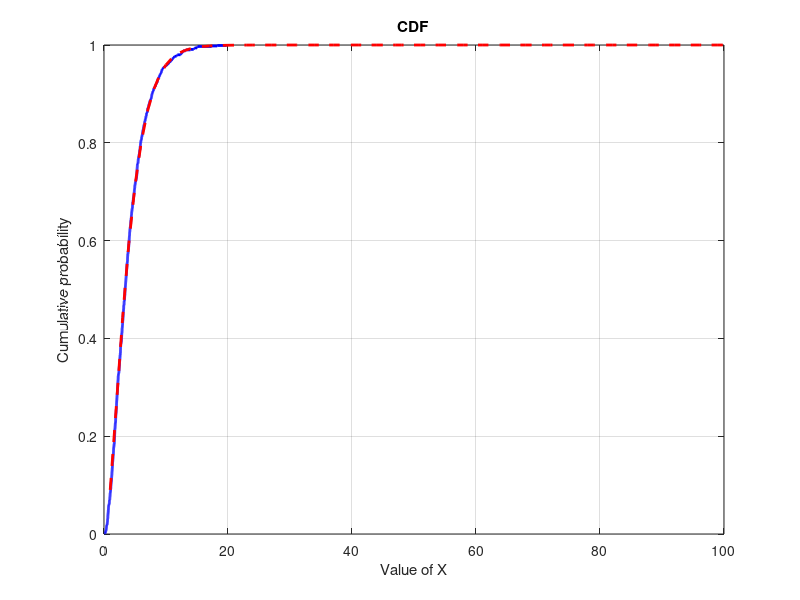

Write the MATLAB code that produced this figure.
clear;
samnum=1000; %sample number 
for i=1:samnum %generating samples
    x(i)=randn()^2+randn()^2+randn()^2+randn()^2;
end
x=sort(x);
stairs(x,1/samnum:1/samnum:1,'b','linewidth',2);
hold on;
grid on;
cdf=[];
for i=1:100 %plotting the theoretical cdf
    c(i)=chi2cdf(i,4);
end
plot(c,'r--','linewidth',2)
hold off;
for i=1:samnum %calculating the maximum difference
    diff(i)=x(i)-chi2inv(i/samnum,4);
end
disp('Maximum difference:');
disp(abs(max(diff)));

disp('The 25th, 50th, 90th percentage of the empirical experiment:');
%a(1)=(x(2)+x(3))/2;      %25th of 10 samples
a(1)=(x(0.25*samnum));  %25th for more than 100 samples; 
a(2)=(x(0.5*samnum));
a(3)=(x(0.9*samnum));
disp(a);
disp('The theoretical value of the 25th, 50th, 90th percentage:');
a(1)=chi2inv(0.25,4);a(2)=chi2inv(0.5,4);a(3)=chi2inv(0.9,4);
disp(a);
xlabel('Value of X')
ylabel('Cumulative probability');
title('CDF')
